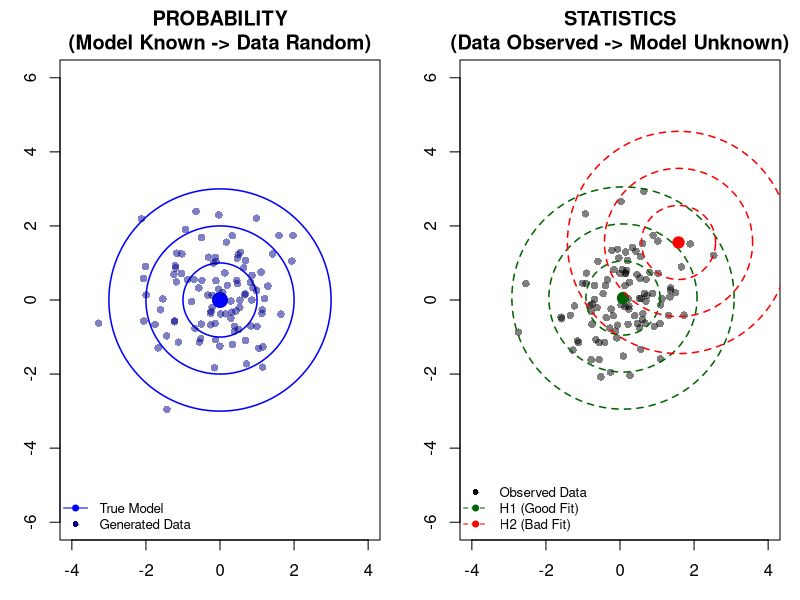
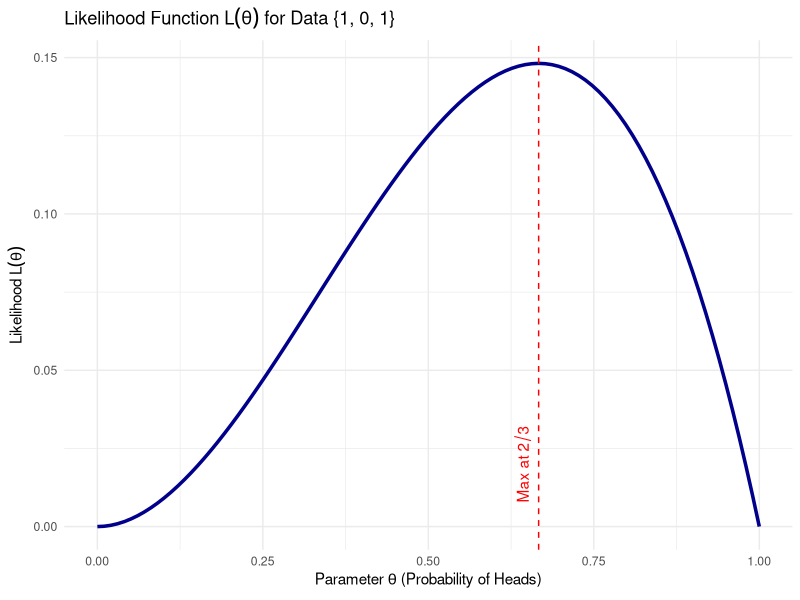
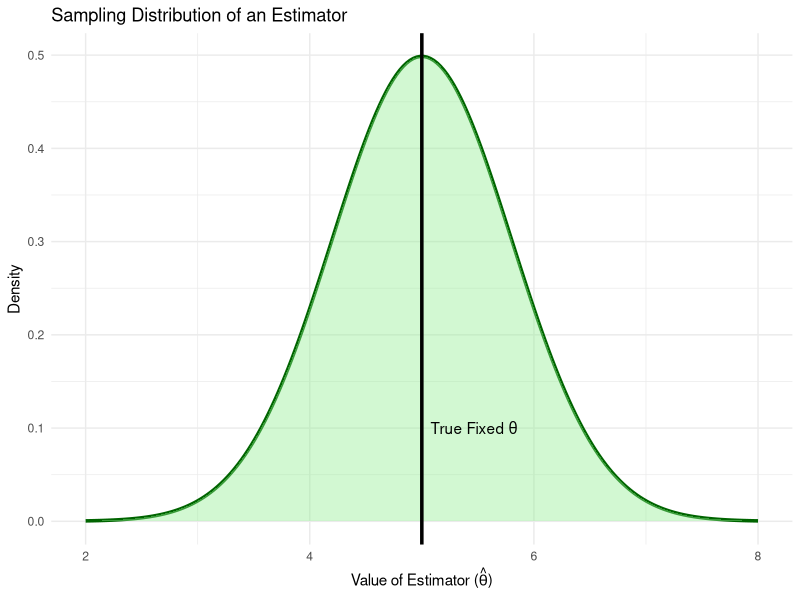
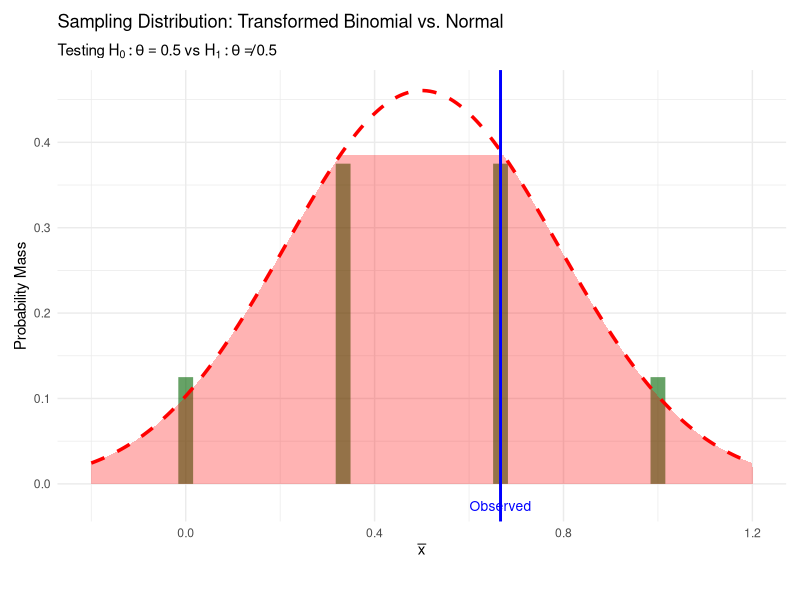
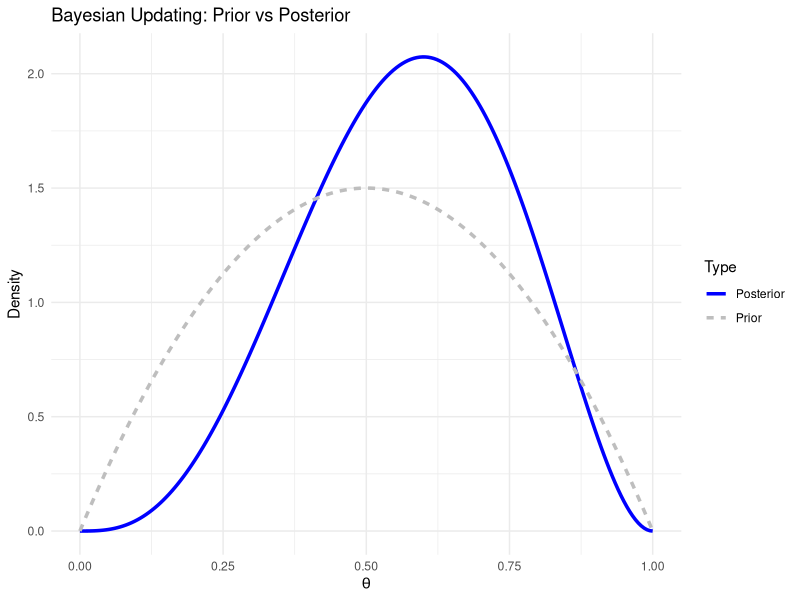

Reproduce these figures in R, in order.
## ---- chunk 1
#| label: fig-prob-vs-stat-base
#| fig-cap: "Probability vs Statistics. Left: Probability—The model is fixed (Blue center/contours), generating random data. Right: Statistics—Data is fixed (Black points); we test two hypothesized models: H1 (Green) centered at the sample mean (Good Fit) and H2 (Red) shifted by (1.5, 1.5) (Bad Fit)."
#| echo: false
#| fig-width: 10
#| fig-height: 5

# --- Setup ---
set.seed(2024)
n <- 100

# Helper function to draw circles in base R
draw_circle <- function(x, y, r, col, lty = 1, lwd = 1) {
  theta <- seq(0, 2 * pi, length.out = 200)
  lines(x + r * cos(theta), y + r * sin(theta), col = col, lty = lty, lwd = lwd)
}

# Layout: 1 row, 2 columns
# mar: c(bottom, left, top, right) - decreasing margins to trim space
par(mfrow = c(1, 2), mar = c(3, 3, 3, 1))

# ---------------------------------------------------------
# PLOT 1: PROBABILITY (The Generator)
# ---------------------------------------------------------
# 1. Generate Data
x_prob <- rnorm(n)
y_prob <- rnorm(n)

# 2. Setup Canvas (asp=1 ensures circles look like circles)
plot(NA, xlim = c(-4, 4), ylim = c(-4, 4), asp = 1,
     xlab = "", ylab = "", main = "PROBABILITY\n(Model Known -> Data Random)")

# 3. Draw Model (True Center & Contours)
points(0, 0, pch = 19, col = "blue", cex = 2)
for(r in 1:3) draw_circle(0, 0, r, col = "blue", lwd = 1.5)

# 4. Draw Generated Data
points(x_prob, y_prob, pch = 16, col = adjustcolor("darkblue", alpha = 0.5))

# 5. Legend
legend("bottomleft", legend = c("True Model", "Generated Data"),
       col = c("blue", "darkblue"), pch = c(19, 16),
       lty = c(1, 0), bty = "n", cex = 0.8)

# ---------------------------------------------------------
# PLOT 2: STATISTICS (The Inference)
# ---------------------------------------------------------
# 1. Generate NEW Observed Data
x_stat <- rnorm(n)
y_stat <- rnorm(n)
x_bar <- mean(x_stat)
y_bar <- mean(y_stat)

# 2. Setup Canvas
plot(NA, xlim = c(-4, 4), ylim = c(-4, 4), asp = 1,
     xlab = "", ylab = "", main = "STATISTICS\n(Data Observed -> Model Unknown)")

# 3. Draw Observed Data
points(x_stat, y_stat, pch = 16, col = adjustcolor("black", alpha = 0.5))

# 4. Draw Hypothesis 1 (Good Fit - Centered at Sample Mean)
points(x_bar, y_bar, pch = 19, col = "darkgreen", cex = 1.5)
for(r in 1:3) draw_circle(x_bar, y_bar, r, col = "darkgreen", lty = 2, lwd = 1.5)

# 5. Draw Hypothesis 2 (Bad Fit - Shifted)
points(x_bar + 1.5, y_bar + 1.5, pch = 19, col = "red", cex = 1.5)
for(r in 1:3) draw_circle(x_bar + 1.5, y_bar + 1.5, r, col = "red", lty = 2, lwd = 1.5)

# 6. Legend
legend("bottomleft", 
       legend = c("Observed Data", "H1 (Good Fit)", "H2 (Bad Fit)"),
       col = c("black", "darkgreen", "red"), 
       pch = c(16, 19, 19), lty = c(0, 2, 2), 
       bty = "n", cex = 0.8)
## ---- chunk 2
#| label: fig-likelihood
#| fig-cap: "The Likelihood Function $L(\\theta)$ for data $x=(1, 0, 1)$. The peak (MLE) is at $\\theta_{\\text{MLE}} = 2/3$."
#| echo: true
library(ggplot2)

# Define the function L(theta) = theta^2 * (1-theta)
likelihood_fun <- function(theta) { theta^2 * (1 - theta) }

# Generate sequence of theta
theta_vals <- seq(0, 1, length.out = 100)
lik_vals <- likelihood_fun(theta_vals)
df <- data.frame(theta = theta_vals, Likelihood = lik_vals)

# Plot
ggplot(df, aes(x = theta, y = Likelihood)) +
  geom_line(color = "darkblue", size = 1.2) +
  geom_vline(xintercept = 2/3, linetype = "dashed", color = "red") +
  annotate("text", x = 2/3, y = 0.02, label = "Max~at~2/3", color = "red", angle = 90, vjust = -0.5, parse = TRUE) +
  labs(title = expression(paste("Likelihood Function ", L(theta), " for Data {1, 0, 1}")),
       x = expression(paste("Parameter ", theta, " (Probability of Heads)")),
       y = expression(Likelihood~L(theta))) +
  theme_minimal()
## ---- chunk 3
#| label: fig-sampling-dist
#| fig-cap: "Frequentist Concept: The Sampling Distribution. The parameter $\\theta$ is fixed (vertical line). The curve represents how the estimator $\\hat{\\theta}$ varies across many hypothetical samples."
#| echo: false

theta_true <- 5
x_vals <- seq(2, 8, length.out = 200)
y_vals <- dnorm(x_vals, mean = theta_true, sd = 0.8)
df_freq <- data.frame(x = x_vals, y = y_vals)

ggplot(df_freq, aes(x = x, y = y)) +
  geom_line(color = "darkgreen", size = 1.2) +
  geom_area(fill = "lightgreen", alpha = 0.4) +
  geom_vline(xintercept = theta_true, color = "black", size = 1.2) +
  annotate("text", x = theta_true, y = 0.1, label = "True~Fixed~theta", hjust = -0.1, parse = TRUE) +
  labs(title = "Sampling Distribution of an Estimator",
       x = expression(paste("Value of Estimator (", hat(theta), ")")),
       y = "Density") +
  theme_minimal()
## ---- chunk 4
#| label: fig-freq-sampling-bernoulli-pvalue
#| fig-cap: "Sampling Distribution of $\\bar{X}$ for $n=3$ assuming true $\\theta=0.5$. The vertical line shows the observed $\\bar{x}=2/3$. The shaded red areas represent the p-value (probability of observing a result as extreme as 2/3 under the Null)."
#| echo: true
#| warning: false

true_theta <- 0.5
n <- 3
k_vals <- 0:n
x_bar_vals <- k_vals / n
probs <- dbinom(k_vals, size=n, prob=true_theta)

df_exact <- data.frame(x_bar = x_bar_vals, prob = probs)

x_grid <- seq(-0.2, 1.2, length.out=200)
sd_approx <- sqrt(true_theta * (1 - true_theta) / n)
norm_dens <- dnorm(x_grid, mean=true_theta, sd=sd_approx)
df_approx <- data.frame(x = x_grid, density = norm_dens)

# Identify extreme regions for p-value shading (Two-sided: x >= 2/3 and x <= 1/3)
# Note: 1/3 is symmetric to 2/3 around the mean of 0.5
df_shade <- subset(df_approx, x >= 2/3 | x <= 1/3)

ggplot() +
  # 1. Exact Discrete Bars
  geom_segment(data=df_exact, aes(x=x_bar, xend=x_bar, y=0, yend=prob), 
               size=5, color="darkgreen", alpha=0.6) +
  
  # 2. Shaded P-value Regions (Normal Approx)
  geom_area(data=df_shade, aes(x=x, y=density * (1/n)), 
            fill="red", alpha=0.3) +
  
  # 3. Normal Approximation Curve
  geom_line(data=df_approx, aes(x=x, y=density * (1/n)), 
            color="red", size=1.2, linetype="dashed") +
  
  # 4. Vertical Line at Observed Mean
  geom_vline(xintercept = 2/3, color = "blue", size = 1, linetype = "solid") +
  annotate("text", x = 2/3, y = -0.02, label = "Observed\nbar(x) == 2/3", 
           parse = TRUE, color = "blue", vjust = 1, size = 3.5) +
  
  labs(title = expression(paste("Sampling Distribution: Transformed Binomial vs. Normal")),
       subtitle = expression(paste("Testing ", H[0]: theta == 0.5, " vs ", H[1]: theta != 0.5)),
       x = expression(bar(x)), y = "Probability Mass") +
  theme_minimal() +
  # Increase bottom margin for annotation
  theme(plot.margin = margin(t=10, r=10, b=30, l=10))
## ---- chunk 5
#| label: fig-posterior-bernoulli
#| fig-cap: "Bayesian Updating for Bernoulli Data {1, 0, 1}."
#| echo: true
#| warning: false

theta_grid <- seq(0, 1, length.out = 200)
prior <- dbeta(theta_grid, 2, 2)
posterior <- dbeta(theta_grid, 4, 3)

df_bayes <- data.frame(
  Theta = rep(theta_grid, 2),
  Density = c(prior, posterior),
  Type = rep(c("Prior", "Posterior"), each = 200)
)

ggplot(df_bayes, aes(x = Theta, y = Density, color = Type, linetype = Type)) +
  geom_line(size = 1.2) +
  scale_color_manual(values = c("Posterior" = "blue", "Prior" = "gray")) +
  labs(title = "Bayesian Updating: Prior vs Posterior",
       x = expression(theta), y = "Density") +
  theme_minimal()
